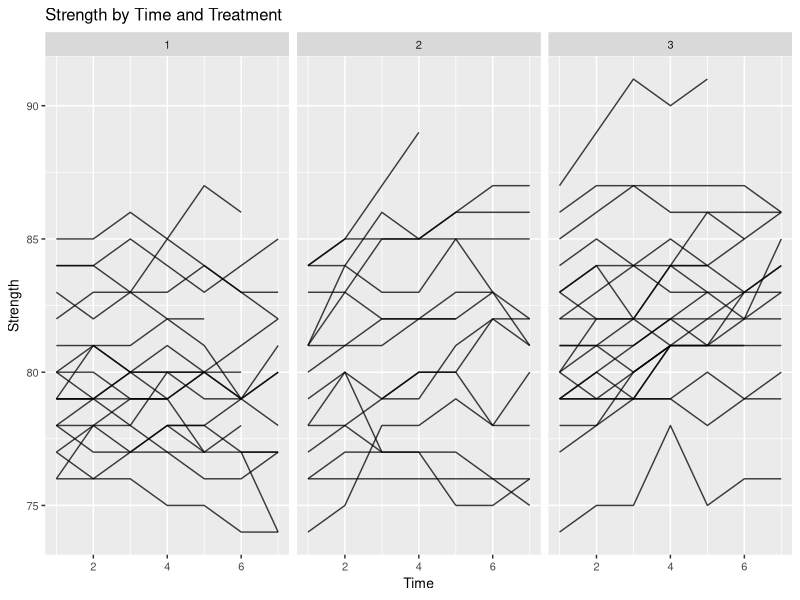
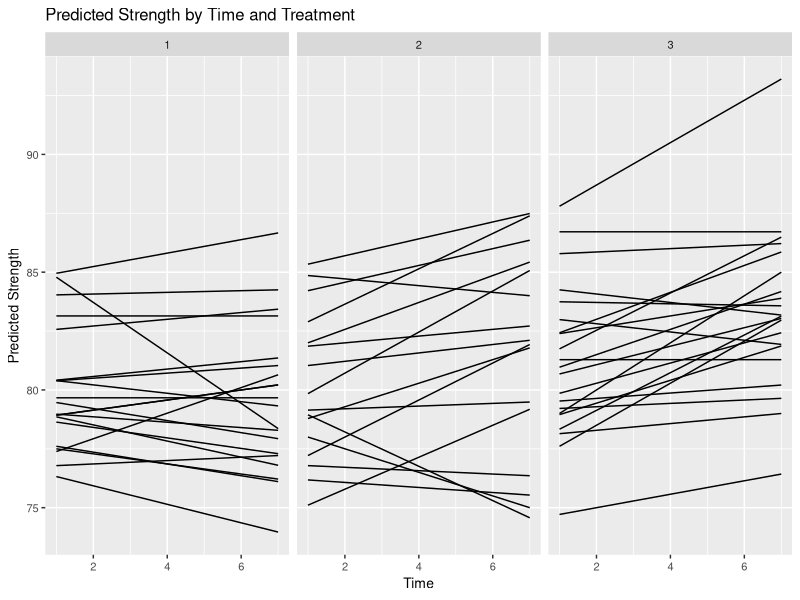
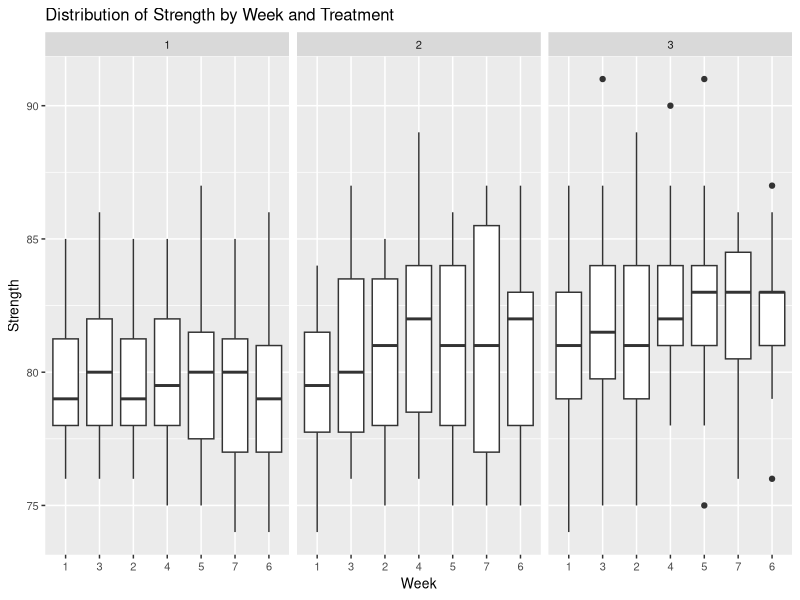

Here is the R script that generated these plots, in order:
## ---- chunk 1
library(ggplot2)
options(warn=-1)
df = read.csv("../data/strength.csv", stringsAsFactors=F, header=T)
df$tx = as.factor(df$tx)

ggplot(df, aes(x=time, y=y, group=as.factor(id))) + 
  geom_line(alpha=0.75) + facet_wrap(~tx) + 
  theme(text = element_text(size=10)) +
  xlab("Time") + ylab("Strength") +
  ggtitle("Strength by Time and Treatment")
## ---- chunk 2
reg_pred = function(data, x) {
  m = lm(y ~ time, data = df[df$id == x,])
  p = predict(m, df[df$id == x,])
  return(p)
}

df$pred = unlist(lapply(unique(df$id), function(x) reg_pred(data, x)))

ggplot(df, aes(x=time, y=pred, group=as.factor(id))) + 
  geom_line() + facet_wrap(~tx) + 
  theme(text = element_text(size=10)) +
  xlab("Time") + ylab("Predicted Strength") + 
  ggtitle("Predicted Strength by Time and Treatment") 
## ---- chunk 3
ggplot(df, aes(x = reorder(as.factor(time), y, FUN=median, na.rm=T), y = y)) + 
  geom_boxplot() + facet_grid(.~tx, space="free", scales="free") +
  theme(text = element_text(size=10)) +
  xlab("Week") + ylab("Strength") +
  ggtitle("Distribution of Strength by Week and Treatment")
## ---- chunk 4
reg_slope = function(data, x) {
  m = lm(y ~ time, data = df[df$id == x,])
  return(m$coeff[2])
}

slopes = unlist(sapply(unique(df$id), function(x) reg_slope(data, x)))
df_slopes = df[!duplicated(df[,c("id","tx")]), c("id","tx")]
df_slopes$slopes = slopes
tx2 = df_slopes[df_slopes$tx == 2,]
tx3 = df_slopes[df_slopes$tx == 3,]
t.test(tx2$slopes, tx3$slopes, paired = FALSE)
## ---- chunk 5
library(sandwich)
library(lmtest)

naive_model = lm(y ~ tx, data = df)
# naive SE
summary(naive_model)$coef
# This is the default method for robust SE in Stata per:
# https://stats.stackexchange.com/questions/117052/replicating-statas-robust-option-in-r
coeftest(naive_model, vcov = vcovHC(naive_model, "HC1"))

longitudinal_model = lm(y ~ tx + time, data = df)
# naive SE
summary(longitudinal_model)$coef
# robust SE
coeftest(longitudinal_model, vcov = vcovHC(longitudinal_model, "HC1"))
